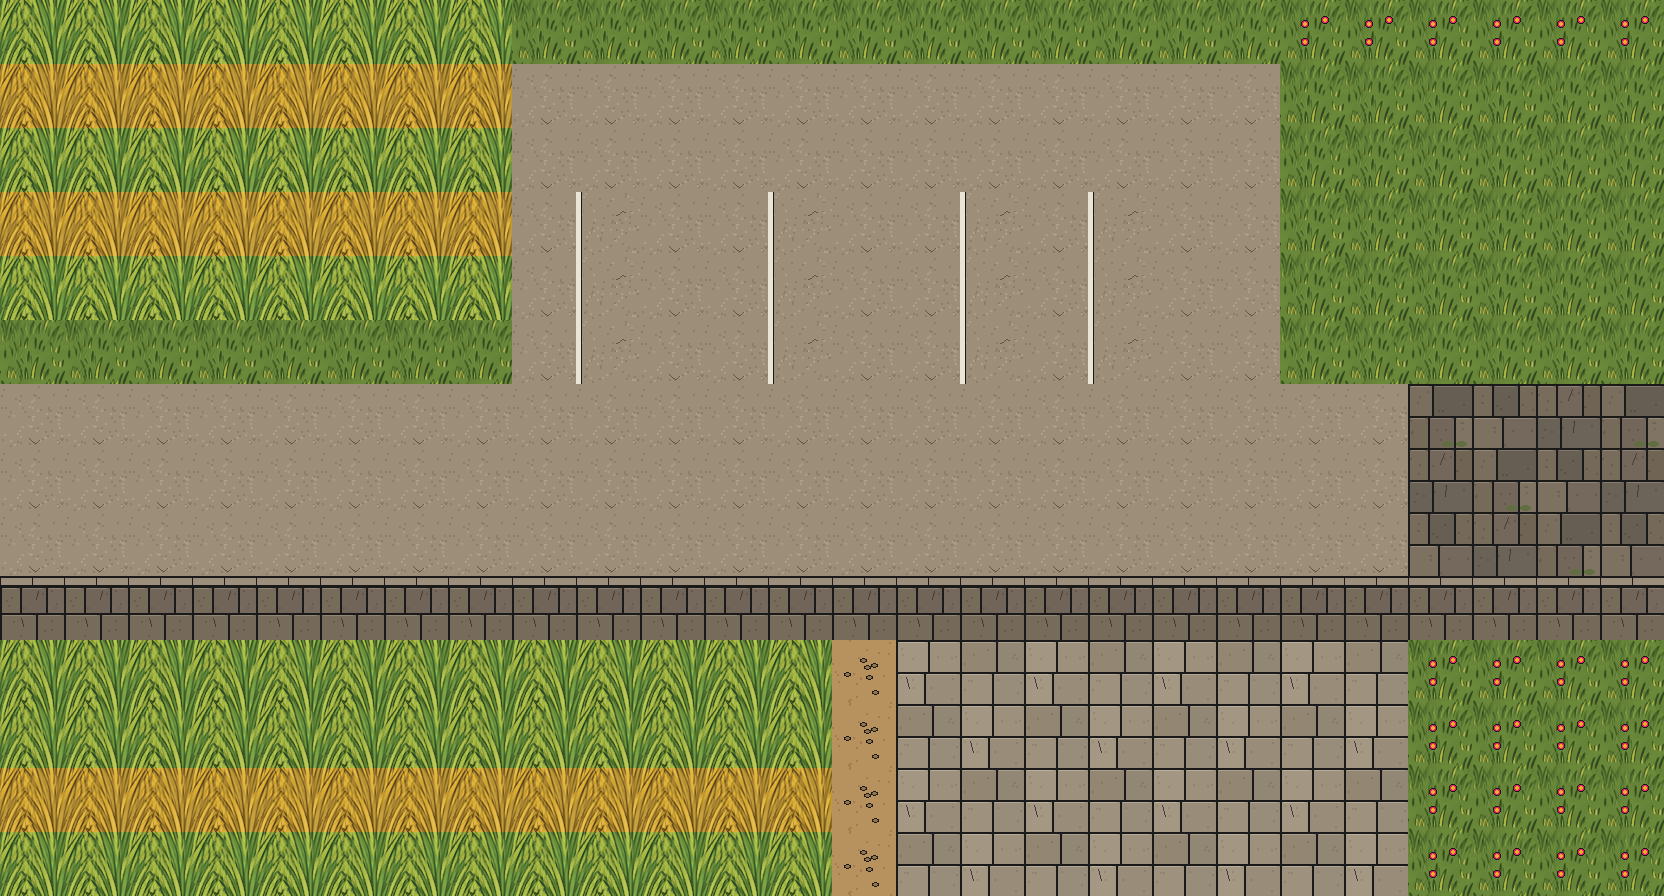

Rendered tile map (Tiled .tmx) drawn with the repository's tilesets; below, a short description and the map source with its tile grids summarised:
An orthogonal 26x14 tile map with 64x64 px tiles, 1 tile layer (Ground) and 58 objects (43x prop, 4x npc, 3x walker, 3x collectible, 2x spot, ...).

<map version="1.10" tiledversion="1.10.2" orientation="orthogonal" renderorder="right-down" width="26" height="14" tilewidth="64" tileheight="64" infinite="0" nextlayerid="3" nextobjectid="59">
 <properties>
  <property name="zone" value="ev" />
  <property name="name" value="Bãi xe điện ngoại vi" />
  <property name="name_en" value="Outer EV Hub" />
  <property name="sub" value="Cửa ngõ xanh ngoài phố đi bộ" />
  <property name="sub_en" value="The green gateway outside the walking zone" />
  <property name="card" value="assets/scenes/ev_hub.webp" />
  <property name="light" value="day" />
 </properties>
 <tileset firstgid="1" name="hoian_dongho_tileset_64x64" tilewidth="64" tileheight="64" tilecount="72" columns="8">
  <image source="../../assets/tiles/hoian_dongho_grid_tileset_64x64.png" width="512" height="576" />
  <tile id="16"><properties><property name="collides" type="bool" value="true" /></properties></tile>
  <tile id="17"><properties><property name="collides" type="bool" value="true" /></properties></tile>
  <tile id="18"><properties><property name="collides" type="bool" value="true" /></properties></tile>
  <tile id="19"><properties><property name="collides" type="bool" value="true" /></properties></tile>
  <tile id="20"><properties><property name="collides" type="bool" value="true" /></properties></tile>
  <tile id="21"><properties><property name="collides" type="bool" value="true" /></properties></tile>
  <tile id="22"><properties><property name="collides" type="bool" value="true" /></properties></tile>
  <tile id="23"><properties><property name="collides" type="bool" value="true" /></properties></tile>
  <tile id="24"><properties><property name="collides" type="bool" value="true" /></properties></tile>
  <tile id="25"><properties><property name="collides" type="bool" value="true" /></properties></tile>
  <tile id="26"><properties><property name="collides" type="bool" value="true" /></properties></tile>
  <tile id="27"><properties><property name="collides" type="bool" value="true" /></properties></tile>
  <tile id="28"><properties><property name="collides" type="bool" value="true" /></properties></tile>
  <tile id="29"><properties><property name="collides" type="bool" value="true" /></properties></tile>
  <tile id="30"><properties><property name="collides" type="bool" value="true" /></properties></tile>
  <tile id="31"><properties><property name="collides" type="bool" value="true" /></properties></tile>
  <tile id="34"><properties><property name="collides" type="bool" value="true" /></properties></tile>
  <tile id="35"><properties><property name="collides" type="bool" value="true" /></properties></tile>
 </tileset>
 <layer id="1" name="Ground" width="26" height="14">
  <data>[364 cells, 364 non-empty, 13 distinct tile ids]</data>
 </layer>
 <objectgroup id="2" name="Objects">
  <!-- 58 objects omitted --></objectgroup>
</map>
<!-- 58 of 58 objects omitted -->
